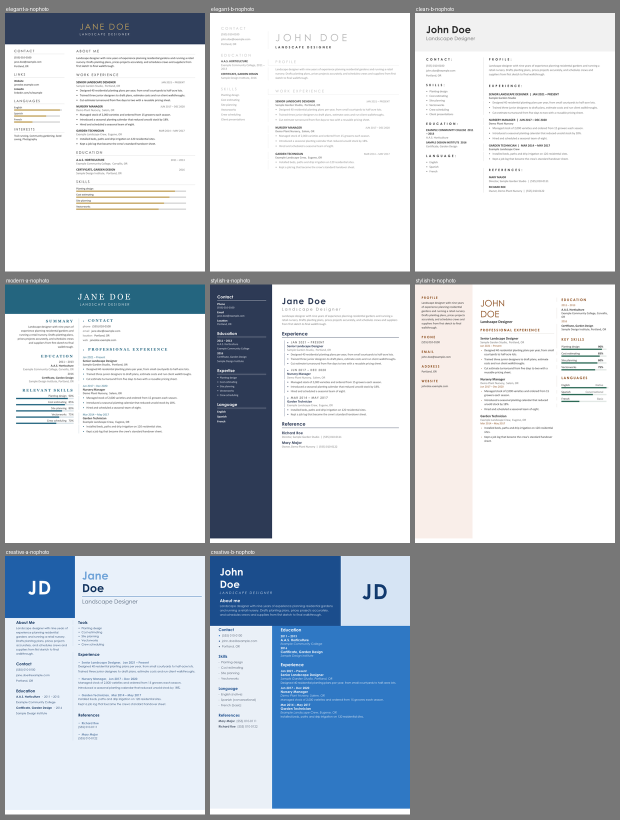
#> input picture styles/gallery/resume-designs-nophoto.png, 1240 x 1639 px (shown at 1/2 size)
$ python pagecorners.py ../../styles/gallery/resume-designs-nophoto.png 5
#> lines starting #> are read from the running program, lines starting #| are printed output that depends on the picture; after the words box and inside, x2 and y2 are one past the last pixel; in counts of white or black regions, pixels touching at a corner belong together
"""Find the four TRUE corners of a bright page (paper, certificate, card) lying on a darker background, for image.perspectiveCrop.

    python3 -I pagecorners.py upright.png [THRESH=150]

Method: threshold the bright page, take its OUTER silhouette (first/last bright pixel of every row and column, so inner dark lines
such as a printed border do not count), find a rough rectangle (minimal-area rotated box), fit a straight line along each of the four
sides from the silhouette points (least squares, outliers dropped three times) and intersect neighbouring lines. Unlike a plain
rotated box this keeps the keystone (trapezoid) distortion of a page photographed at an angle, which is what perspectiveCrop removes.
Prints the corners [c0..c3] in the order of the rough box (clockwise or not: reorder them for perspectiveCrop, see the photocraft skill),
the four side lengths, and writes overlay.png with the quad drawn: LOOK at it before using the corners. Needs only PIL.

IMPORTANT: feed it the image as PhotoCraft sees it (`photocraft-cli convert photo.jpg upright.png`), NOT the raw JPEG: phone photos
carry an EXIF orientation tag that PhotoCraft applies and PIL does not, so corners found on the raw file are in the wrong frame.
"""
import json, math, sys
from PIL import Image, ImageDraw, ImageFilter

src = Image.open(sys.argv[1]).convert("RGB")
#> src is the input picture: PIL image 1240x1639 RGB; mean R, G, B 195.8, 202.8, 210.7
thr = int(sys.argv[2]) if len(sys.argv) > 2 else 150
F = max(1, max(src.size) // 1000)
#> F = 1
g = src.convert("L").resize((src.width // F, src.height // F))
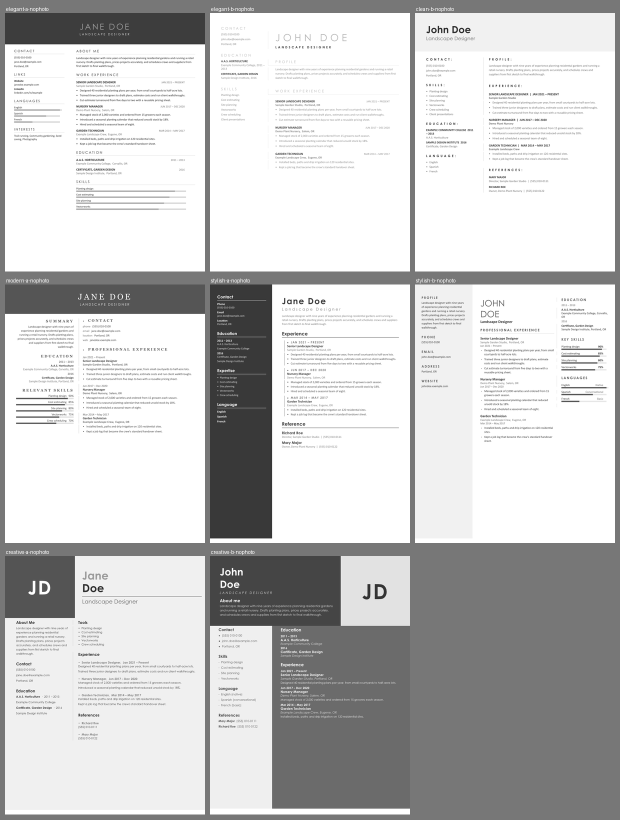
#> g: PIL image 1240x1639 L (shown at 1/2 size); min 10, max 255, mean 201.7
m = g.point(lambda v: 255 if v > thr else 0).filter(ImageFilter.MinFilter(5)).filter(ImageFilter.MaxFilter(5))
#> m: PIL image 1240x1639 L; every value is 255
W, H = m.size
#> W = 1240; H = 1639
px = m.load()
pts = [(x, y) for y in range(0, H, 2) for x in range(0, W, 2) if px[x, y]]
#> pts = 508400 items
if not pts:
    sys.exit("no bright pixels: lower THRESH")
best = None
for a10 in range(0, 900, 5):
    a = math.radians(a10 / 10)
    c, s = math.cos(a), math.sin(a)
    us = [x * c + y * s for x, y in pts]
    vs = [-x * s + y * c for x, y in pts]
    area = (max(us) - min(us)) * (max(vs) - min(vs))
    if best is None or area < best[0]:
        best = (area, a, min(us), max(us), min(vs), max(vs))
#> this loop made 180 passes
#> (area, best) on pass 1: (2027844, (2027844, 0, 0, 1238, 0, 1638))
#> area on passes 2 to 7: 2064631, 2101406.7, 2138160, 2174879.8, 2211554.7, 2248173.7
_, a, u0, u1, v0, v1 = best
#> a = 0; u0 = 0; u1 = 1238; v0 = 0; v1 = 1638
c, s = math.cos(a), math.sin(a)
#> c = 1; s = 0
rect = [((u * c - v * s), (u * s + v * c)) for u, v in ((u0, v0), (u1, v0), (u1, v1), (u0, v1))]
#> rect = [(0, 0), (1238, 0), (1238, 1638), (0, 1638)]

edge = set()
for y in range(H):
    xs = [x for x in range(W) if px[x, y]]
    if xs:
        edge.update([(xs[0], y), (xs[-1], y)])
#> after the loop, edge = 3278 items
for x in range(W):
    ys = [y for y in range(H) if px[x, y]]
    if ys:
        edge.update([(x, ys[0]), (x, ys[-1])])
#> after the loop, edge = 5754 items


def fit(P):
    n = len(P)
    mx = sum(p[0] for p in P) / n
    my = sum(p[1] for p in P) / n
    sxx = sum((p[0] - mx) ** 2 for p in P)
    syy = sum((p[1] - my) ** 2 for p in P)
    sxy = sum((p[0] - mx) * (p[1] - my) for p in P)
    th = 0.5 * math.atan2(2 * sxy, sxx - syy)
    return mx, my, math.cos(th), math.sin(th)


lines = []
for i in range(4):
    p, q = rect[i], rect[(i + 1) % 4]
    L = math.dist(p, q)
    ux, uy = (q[0] - p[0]) / L, (q[1] - p[1]) / L
    sel = [(x, y) for x, y in edge if 0.1 < ((x - p[0]) * ux + (y - p[1]) * uy) / L < 0.9 and abs(-(x - p[0]) * uy + (y - p[1]) * ux) < 30]
    ln = fit(sel)
    for _ in range(3):
        mx, my, dx, dy = ln
        sel = [t for t in sel if abs(-(t[0] - mx) * dy + (t[1] - my) * dx) < 2.5]
        ln = fit(sel)
    lines.append(ln)
#> this loop made 4 passes
#> (q, L, ux, uy) on passes 1, 4: ((1238, 0), 1238, 1, 0), ((0, 0), 1638, 0, -1)
#> (p, q, L, ux, uy) on passes 2 to 3: ((1238, 0), (1238, 1638), 1638, 0, 1), ((1238, 1638), (0, 1638), 1238, -1, 0)
#> after the loop, lines = [(619, 0, 1, 0), (1239, 819, 6.12e-17, 1), (619, 1638, 1, 0), (0, 819, 6.12e-17, 1)]


def inter(l1, l2):
    x1, y1, dx1, dy1 = l1
    x2, y2, dx2, dy2 = l2
    d = dx1 * dy2 - dy1 * dx2
    t = ((x2 - x1) * dy2 - (y2 - y1) * dx2) / d
    return x1 + t * dx1, y1 + t * dy1


cs = [(x * F, y * F) for x, y in (inter(lines[i - 1], lines[i]) for i in range(4))]
#> cs = [(-5.01e-14, 0), (1239, 0), (1239, 1638), (0, 1638)]
print(json.dumps([[round(x), round(y)] for x, y in cs]))
#| [[0, 0], [1239, 0], [1239, 1638], [0, 1638]]
print("sides", [round(math.dist(cs[i], cs[(i + 1) % 4])) for i in range(4)])
#| sides [1239, 1638, 1239, 1638]
ov = src.copy()
ImageDraw.Draw(ov).polygon(cs, outline="red", width=max(2, F))
ov.thumbnail((1000, 1000))
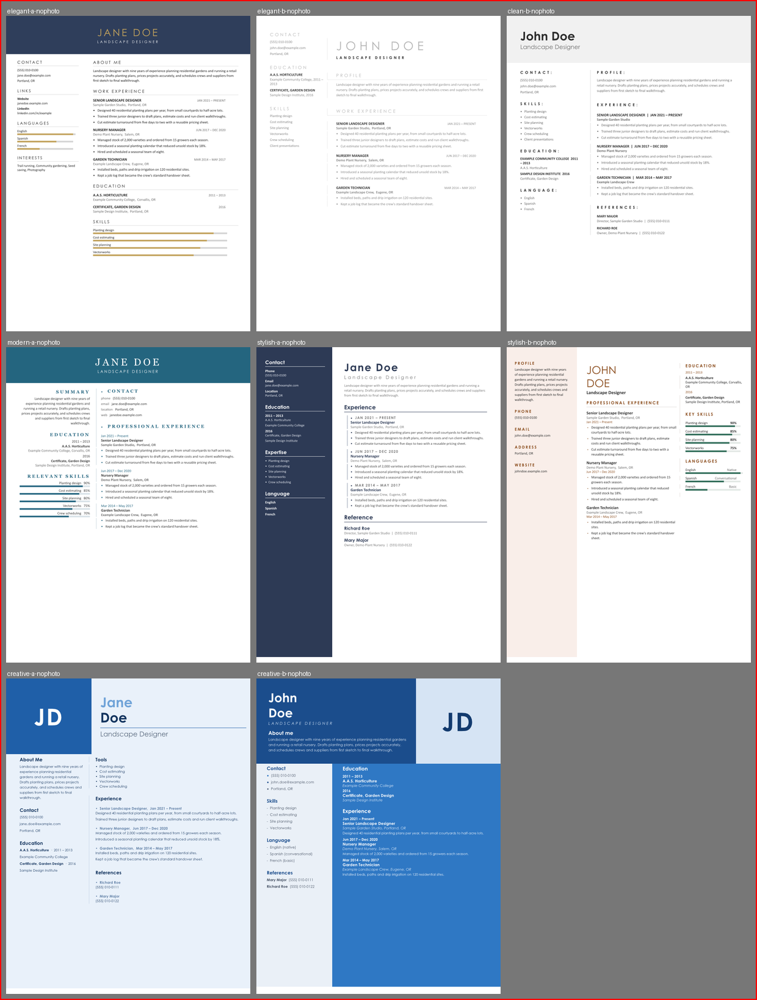
#> ov: PIL image 757x1000 RGB; mean R, G, B 196.4, 202.1, 209.9
ov.save("overlay.png")

$ run again, on styles/gallery/onlyoffice-cv-a4.png
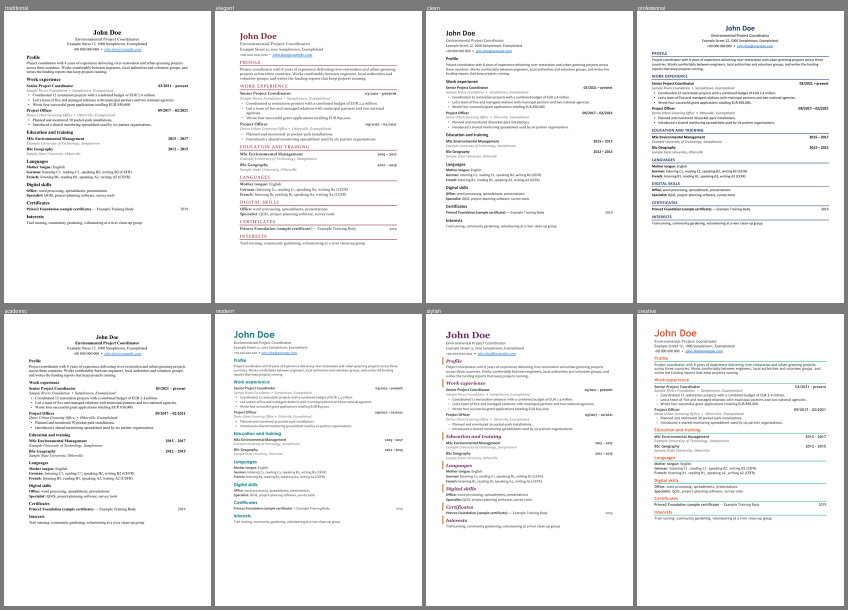
#> input picture styles/gallery/onlyoffice-cv-a4.png, 1696 x 1220 px (shown at 1/2 size)
#> src is the input picture: PIL image 1696x1220 RGB; mean R, G, B 239, 239.1, 239.2
#> `m = g.point(lambda v: 255 if v > thr else 0).filter(ImageFilter.MinFil..`:
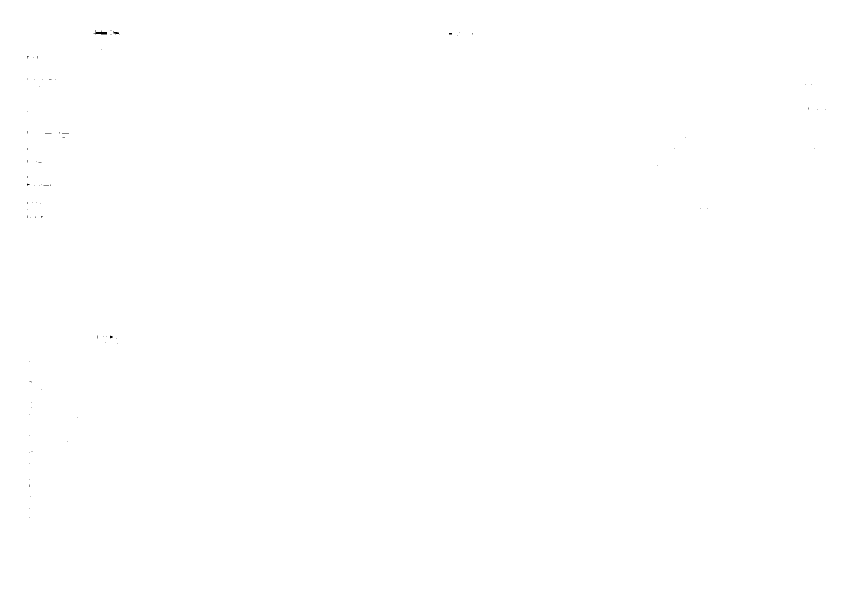
#> m: PIL image 1696x1220 L (shown at 1/2 size); 100% white; 82 black regions (79 under 20 px), largest, box (x1, y1, x2, y2) and area: (187, 61, 214, 69) 116, (227, 62, 239, 69) 41, (220, 671, 225, 677) 22
#> pts = 517164 items
#> the loop `for a10 in range(0, 900, 5):` made 180 passes
#> (area, best) on pass 1: (2063292, (2063292, 0, 0, 1694, 0, 1218))
#> a = 0; u1 = 1694; v0 = 0; v1 = 1218
#> c = 1; s = 0
#> rect = [(0, 0), (1694, 0), (1694, 1218), (0, 1218)]
#> after the loop `for y in range(H):`: edge = 2440 items
#> after the loop `for x in range(W):`: edge = 5828 items
#> the loop `for i in range(4):` made 4 passes
#> (q, L, ux, uy) on passes 1, 4: ((1694, 0), 1694, 1, 0), ((0, 0), 1218, 0, -1)
#> after the loop `for i in range(4):`: lines = [(847, 0, 1, 0), (1695, 609, 6.12e-17, 1), (847, 1219, 1, 0), (0, 609, 6.12e-17, 1)]
#> cs = [(-3.73e-14, 0), (1695, 0), (1695, 1219), (0, 1219)]
#| [[0, 0], [1695, 0], [1695, 1219], [0, 1219]]
#| sides [1695, 1219, 1695, 1219]
#> `ov.thumbnail((1000, 1000))`:
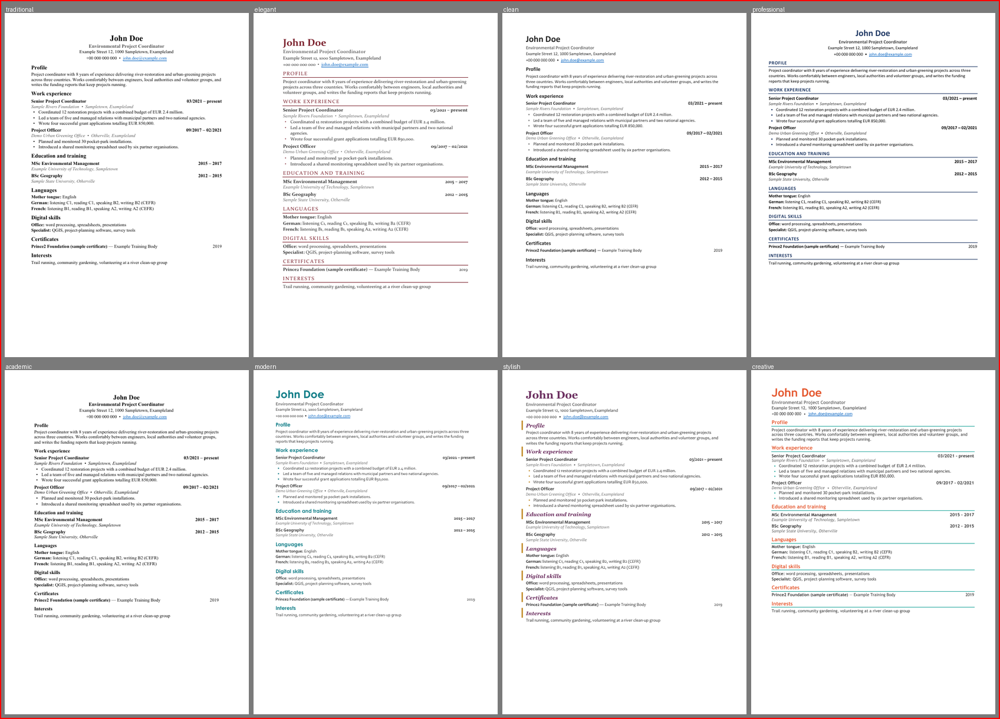
#> ov: PIL image 1000x719 RGB; mean R, G, B 239.6, 238.2, 238.4

$ run again, on styles/gallery/onlyoffice-doc.png
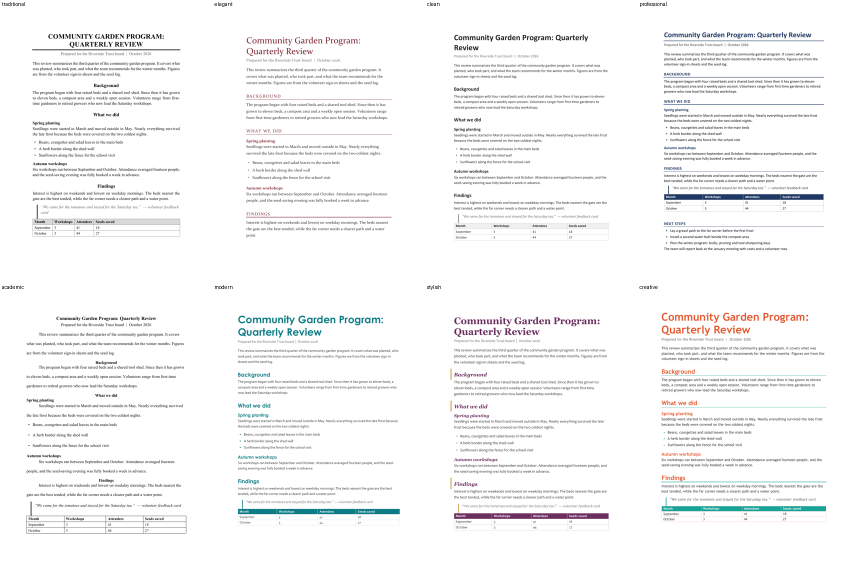
#> input picture styles/gallery/onlyoffice-doc.png, 1700 x 1132 px (shown at 1/2 size)
#> src is the input picture: PIL image 1700x1132 RGB; mean R, G, B 245.9, 246.1, 246.3
#> `m = g.point(lambda v: 255 if v > thr else 0).filter(ImageFilter.MinFil..`:
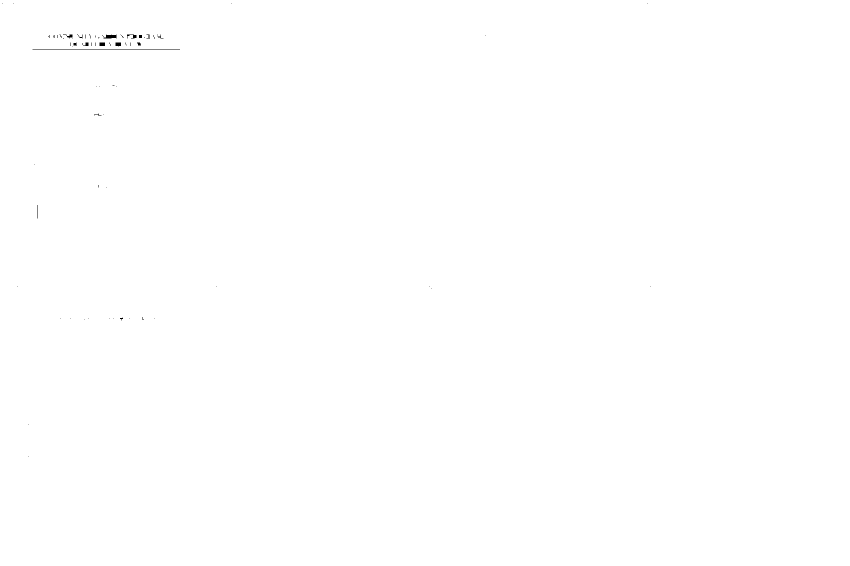
#> m: PIL image 1700x1132 L (shown at 1/2 size); 99.9% white; 68 black regions (53 under 20 px), largest, box (x1, y1, x2, y2) and area: (65, 99, 360, 100) 295, (207, 69, 233, 77) 151, (254, 69, 273, 77) 78
#> pts = 480869 items
#> the loop `for a10 in range(0, 900, 5):` made 180 passes
#> (area, best) on pass 1: (1918740, (1918740, 0, 0, 1698, 0, 1130))
#> a = 0; u1 = 1698; v0 = 0; v1 = 1130
#> c = 1; s = 0
#> rect = [(0, 0), (1698, 0), (1698, 1130), (0, 1130)]
#> after the loop `for y in range(H):`: edge = 2264 items
#> after the loop `for x in range(W):`: edge = 5660 items
#> the loop `for i in range(4):` made 4 passes
#> (q, L, ux, uy) on passes 1, 4: ((1698, 0), 1698, 1, 0), ((0, 0), 1130, 0, -1)
#> after the loop `for i in range(4):`: lines = [(849, 0, 1, 0), (1699, 565, 6.12e-17, 1), (849, 1131, 1, 0), (0, 565, 6.12e-17, 1)]
#> cs = [(-3.46e-14, 0), (1699, 0), (1699, 1131), (0, 1131)]
#| [[0, 0], [1699, 0], [1699, 1131], [0, 1131]]
#| sides [1699, 1131, 1699, 1131]
#> `ov.thumbnail((1000, 1000))`:
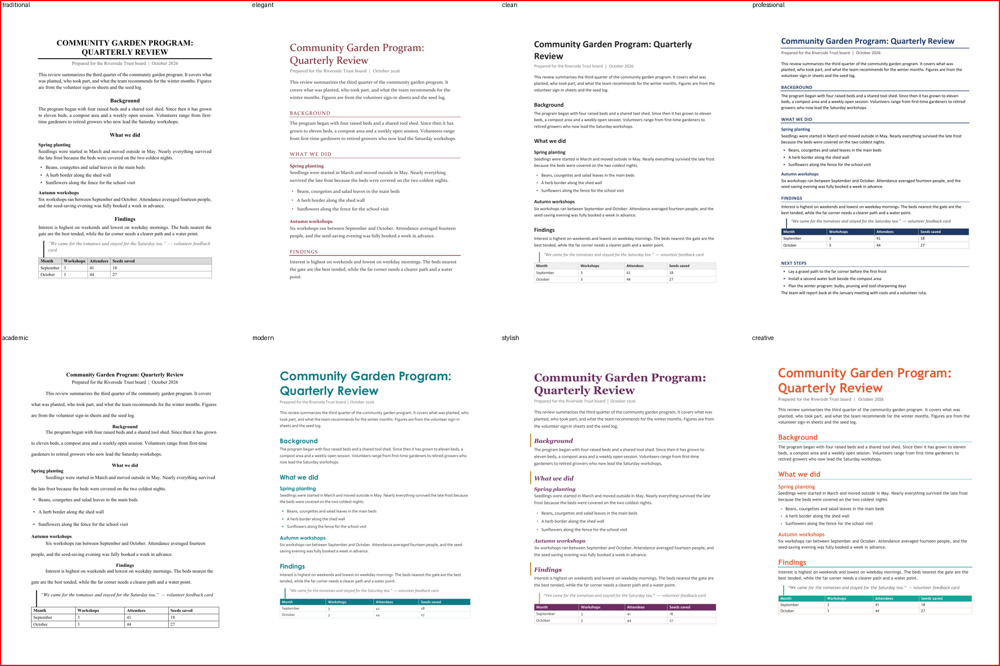
#> ov: PIL image 1000x666 RGB; mean R, G, B 245.7, 244.4, 244.6

$ run again, on styles/gallery/onlyoffice-features.png
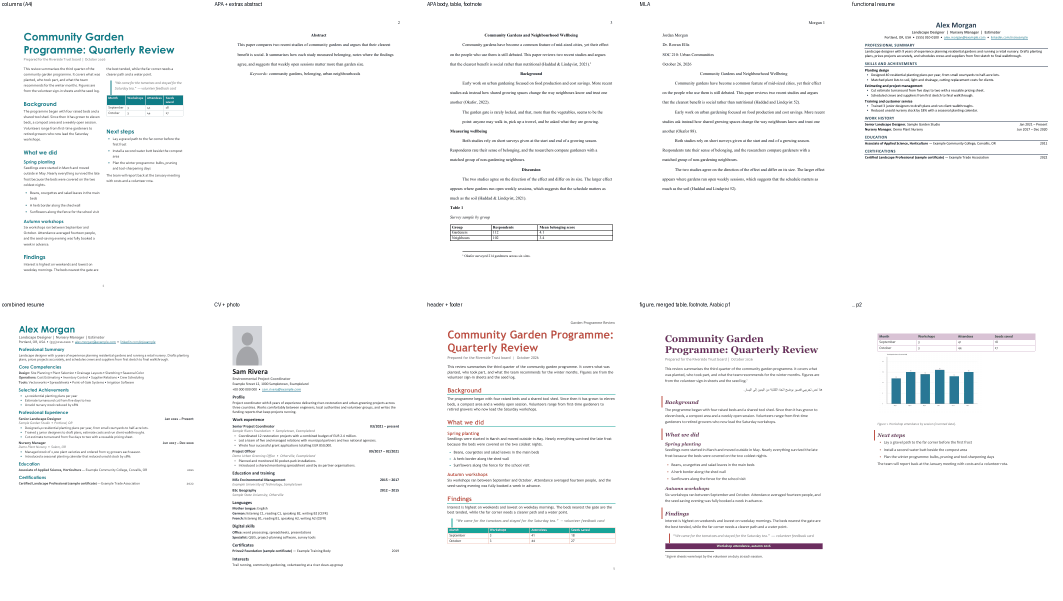
#> input picture styles/gallery/onlyoffice-features.png, 2125 x 1202 px (shown at 1/2 size)
#> src is the input picture: PIL image 2125x1202 RGB; mean R, G, B 247.6, 248, 248.4
#> `g = src.convert("L").resize((src.width // F, src.height // F))`:
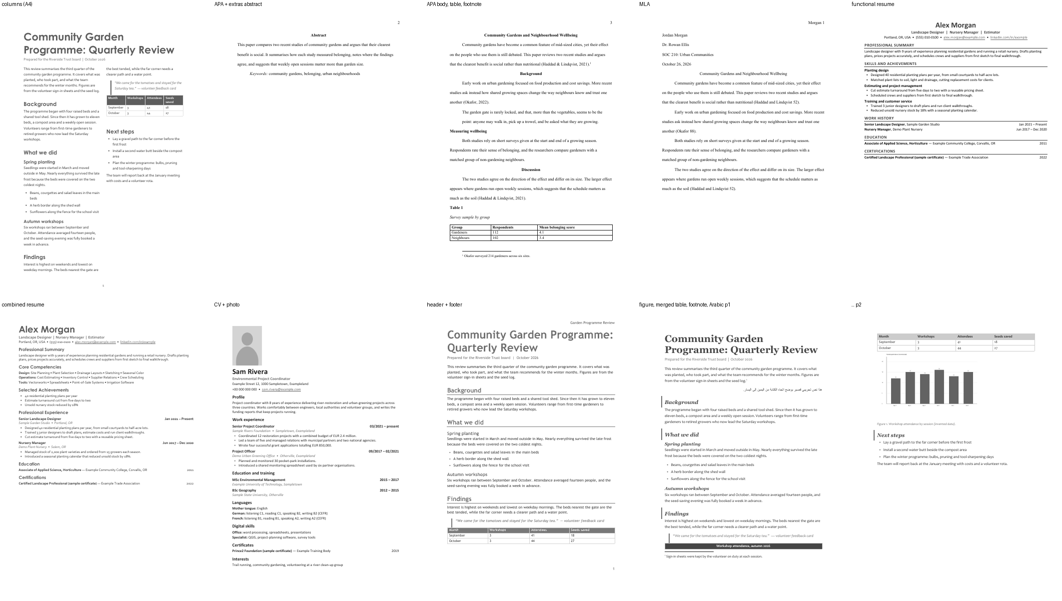
#> g: PIL image 1062x601 L; min 38, max 255, mean 247.7
#> m: PIL image 1062x601 L; every value is 255
#> pts = 159831 items
#> the loop `for a10 in range(0, 900, 5):` made 180 passes
#> (area, best) on pass 1: (636000, (636000, 0, 0, 1060, 0, 600))
#> a = 0; u1 = 1060; v0 = 0; v1 = 600
#> c = 1; s = 0
#> rect = [(0, 0), (1060, 0), (1060, 600), (0, 600)]
#> after the loop `for y in range(H):`: edge = 1202 items
#> after the loop `for x in range(W):`: edge = 3322 items
#> the loop `for i in range(4):` made 4 passes
#> (q, L, ux, uy) on passes 1, 4: ((1060, 0), 1060, 1, 0), ((0, 0), 600, 0, -1)
#> after the loop `for i in range(4):`: lines = [(530, 0, 1, 0), (1061, 300, 6.12e-17, 1), (530, 600, 1, 0), (0, 300, 6.12e-17, 1)]
#> cs = [(-3.67e-14, 0), (2122, 0), (2122, 1200), (0, 1200)]
#| [[0, 0], [2122, 0], [2122, 1200], [0, 1200]]
#| sides [2122, 1200, 2122, 1200]
#> `ov.thumbnail((1000, 1000))`:
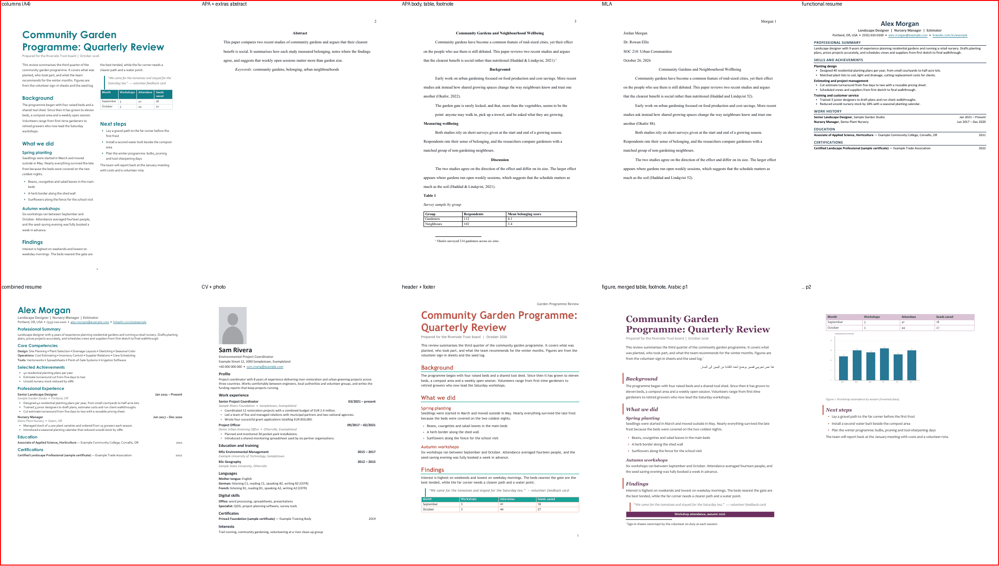
#> ov: PIL image 1000x566 RGB; mean R, G, B 247.4, 246.5, 246.8
